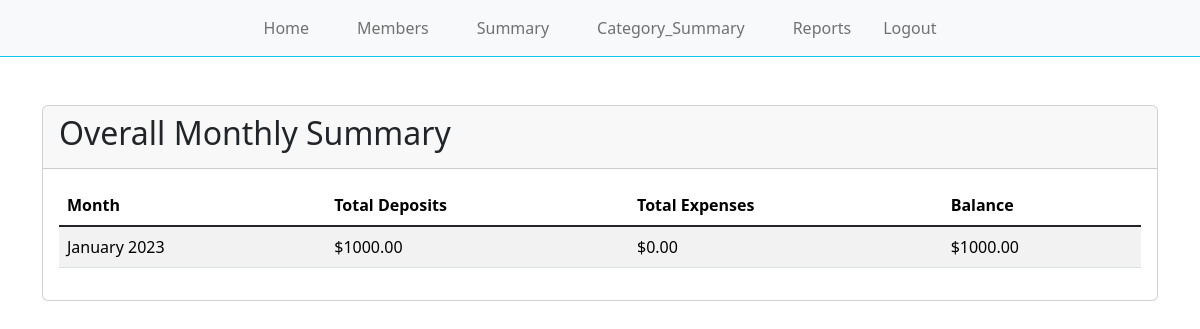
Page /monthly-summary/ (signed in) on the earlier database version.
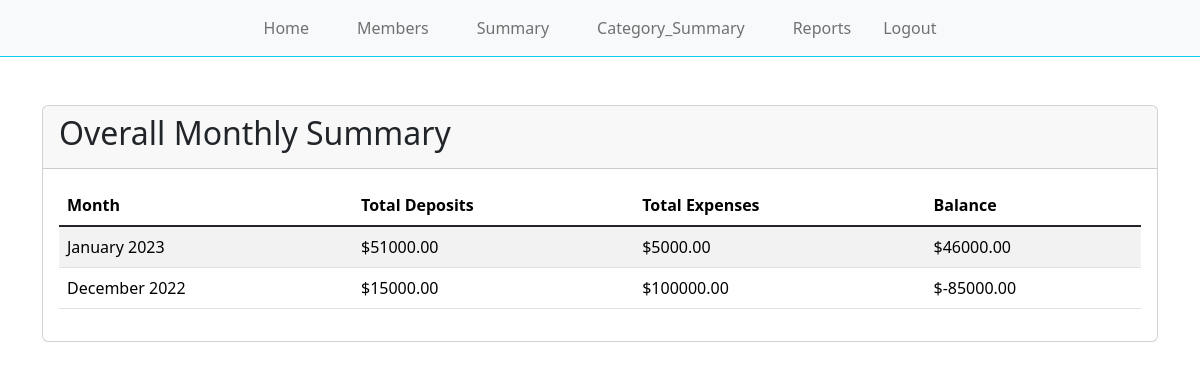
Same page on the later database version.
### myapp/models.py (models this page shows, shortened)
class MonthlySummary(models.Model):
    month = models.DateField(default=date.today, unique=True)
    total_deposits = models.DecimalField(max_digits=10, decimal_places=2, default=0)
    total_expenses = models.DecimalField(max_digits=10, decimal_places=2, default=0)
    balance = models.DecimalField(max_digits=10, decimal_places=2, default=0)

### myapp/views.py (the view)
# urls.py: path('monthly-summary/', views.monthly_summary, name='monthly_summary'),
@login_required
def monthly_summary(request, year=None, month=None):
    if year and month:
        summaries = MonthlySummary.objects.filter(month__year=year, month__month=month)
        title = f"Monthly Summary for {month}/{year}"
    else:
        summaries = MonthlySummary.objects.all()
        title = "Overall Monthly Summary"
    context = {'title': title, 'summaries': summaries}
    return render(request, 'monthly_summary.html', context)

### templates/monthly_summary.html
{% extends 'base.html' %}
{% block content %}
<div class="container mt-5">
    <div class="row">
        <div class="col">
            <div class="card">
                <div class="card-header">
                    <h2>{{ title }}</h2>
                </div>
                <div class="card-body">
                    <table class="table table-striped">
                        <thead>
                            <tr>
                                <th>Month</th>
                                <th>Total Deposits</th>
                                <th>Total Expenses</th>
                                <th>Balance</th>
                            </tr>
                        </thead>
                        <tbody>
                            {% for summary in summaries %}
                            <tr>
                                <td>{{ summary.month|date:"F Y" }}</td>
                                <td>${{ summary.total_deposits|floatformat:2 }}</td>
                                <td>${{ summary.total_expenses|floatformat:2 }}</td>
                                <td>${{ summary.balance|floatformat:2 }}</td>
                            </tr>
                            {% empty %}
                            <tr>
                                <td colspan="4">No data available</td>
                            </tr>
                            {% endfor %}
                        </tbody>
                    </table>
                </div>
            </div>
        </div>
    </div>
</div>
{% endblock %}

Differences in the rows shown:
changed MonthlySummary "January 2023": total_deposits "1000.00" → "51000.00"; total_expenses "0.00" → "5000.00"; balance "1000.00" → "46000.00"
added MonthlySummary: month "December 2022", total_deposits "15000.00", total_expenses "100000.00", balance "-85000.00"
